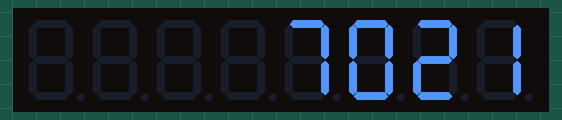
Bench run of a sketch on a simulated ESP32. Parts: 8-digit seven-segment display. Wiring (inferred from the names in the program): MAX7219 LED driver: data GPIO 19; clock GPIO 5; CS GPIO 18.

Above: at 0.1 s.
At 4.1 s:
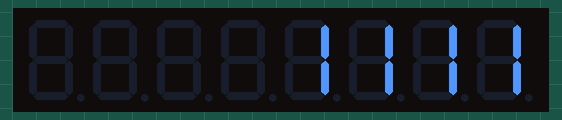
At 8.1 s:
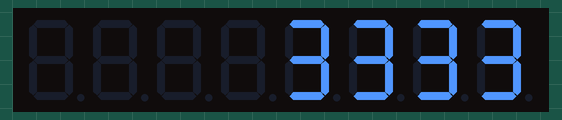
At 18.1 s:
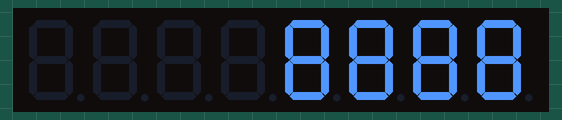
At 28.1 s:
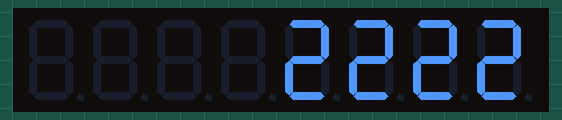
At 38.1 s:
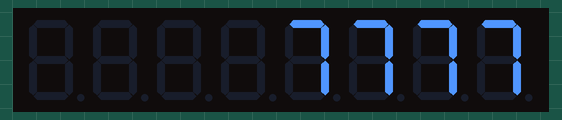

Measured:
- what the display in image 1 shows lasts 2.0 s, from 4.0 s to 6.0 s

The sketch:

ESP32_MAX7219.ino
```cpp
//* PIN SETTINGS *//
const int MAX7219_DS_pin  = 19;
const int MAX7219_LTH_pin = 18;
const int MAX7219_CLK_pin = 5;

void setup() {
  Serial.begin(115200);

  pinMode(MAX7219_DS_pin,  OUTPUT);
  pinMode(MAX7219_LTH_pin, OUTPUT);
  pinMode(MAX7219_CLK_pin, OUTPUT);

  digitalWrite(MAX7219_LTH_pin, HIGH);

  max7219_init();  // Initialize the MAX7219
}

void loop() {
  Write_Current(7);
  Write_Voltage(12);
  delay(2000);

  for(int i=0;i<10;i++)
  {
    max7219_send(1, Convert_BCD(i));
    max7219_send(2, Convert_BCD(i));
    max7219_send(3, Convert_BCD(i));
    max7219_send(4, Convert_BCD(i));
    delay(2000);
  }

}

//* Converts data to 7 segment format. *//
int Convert_BCD(int value)
{
  switch(value)
  {
    case 0:
    return 0x7E;

    case 1:
    return 0x30;

    case 2:
    return 0x6D;

    case 3:
    return 0x79;

    case 4:
    return 0x33;

    case 5:
    return 0x5B;

    case 6:
    return 0x5F;

    case 7:
    return 0x70;

    case 8:
    return 0x7F;

    case 9:
    return 0x7B;

    default:
    return 0x00;

  }
}

//* Function to send data to MAX7219 (sends 16 bits of data) *//
void max7219_send(byte address, byte data) {
  digitalWrite(MAX7219_LTH_pin, LOW);  // Activate chip select for data transmission
  shiftOut(MAX7219_DS_pin, MAX7219_CLK_pin, MSBFIRST, address);  // First 8 bits (command)
  shiftOut(MAX7219_DS_pin, MAX7219_CLK_pin, MSBFIRST, data);     // Second 8 bits (data)
  digitalWrite(MAX7219_LTH_pin, HIGH);  // Deactivate chip select
}

//* Function to initialize the MAX7219 (sets the operating mode) *//
void max7219_init() {


  max7219_send(0x09, 0x00);  // Turn off decode mode
  max7219_send(0x0A, 0x08);  // Set medium brightness (value between 0x00-0x0F)
  max7219_send(0x0B, 0x07);  // Activate all 8 digits
  max7219_send(0x0C, 0x01);  // Switch to normal operating mode
  max7219_send(0x0F, 0x00);  // Turn off display test

  for(int i=1;i <= 8;i++)
  {
    max7219_send(i, 0x00);
  }
}

//* Example function for current reading *//
void Write_Current(float current)
{
  const int seg1 = 3;
  const int seg2 = 4;


  int val1 = Convert_BCD((int)current/10);
  int val2 = Convert_BCD(((int)current)%10);
  //Serial.printf("Val1 : 0x%x \t Val2 : 0x%x\n", val1, val2);//For debugging
  max7219_send(seg1, val1);
  max7219_send(seg2, val2);
}

//* Example function for voltage reading *//
void Write_Voltage(float voltage)
{
  const int seg1 = 1;
  const int seg2 = 2;


  int val1 = Convert_BCD((int)voltage/10);
  int val2 = Convert_BCD(((int)voltage)%10);
  //Serial.printf("Val1 : 0x%x \t Val2 : 0x%x\n", val1, val2);//For debugging
  max7219_send(seg1, val1);
  max7219_send(seg2, val2);
}
```
